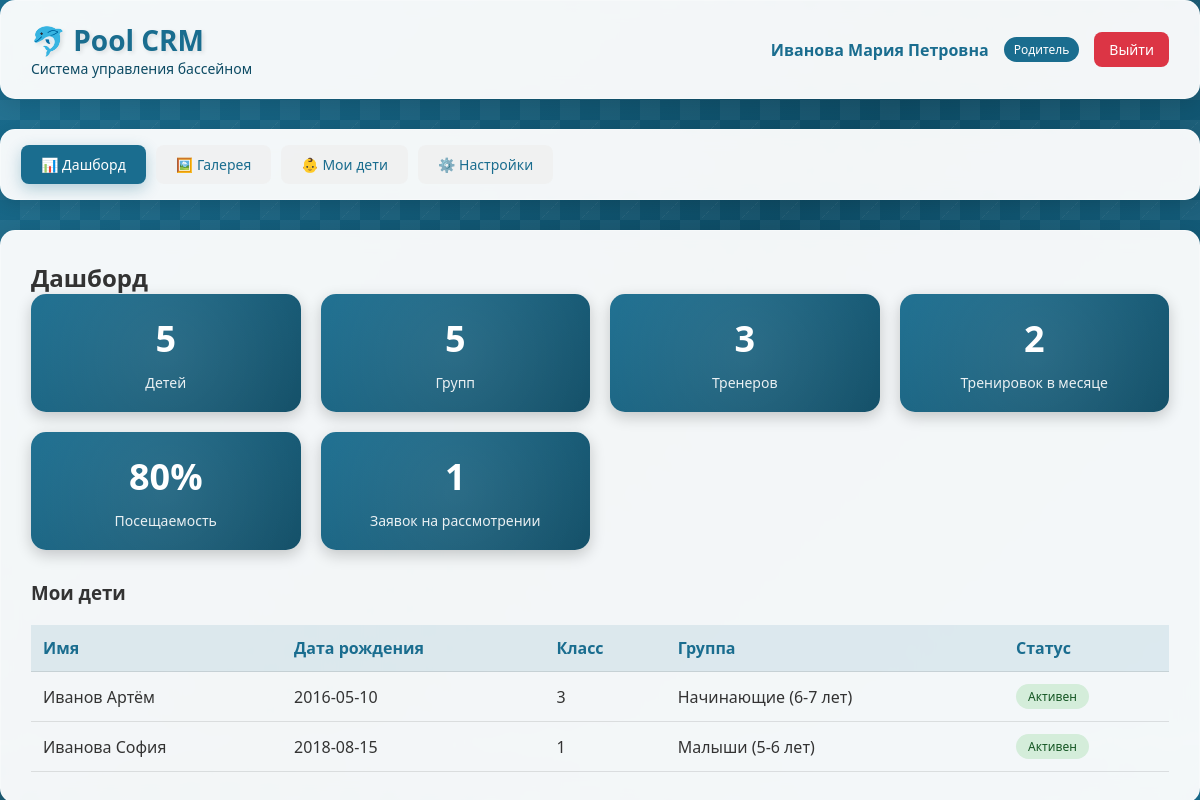
Page /dashboard (signed in) on the committed database.
### database.py (models this page shows)
class ParentDB(Base):
    __tablename__ = "parents"
    id = Column(Integer, primary_key=True, index=True)
    role = Column(SQLEnum(UserRole), default=UserRole.PARENT)
    name = Column(String, nullable=False)
    email = Column(String, unique=True, nullable=False, index=True)
    phone = Column(String)
    password = Column(String, nullable=False)
    is_vk_linked = Column(Boolean, default=False)
    vk_id = Column(Integer, unique=True, nullable=True)
    vk_link_code = Column(String(6), nullable=True)
    vk_code_expires_at = Column(DateTime, nullable=True)
    notify_absences = Column(Boolean, default=True)
    notify_reminders = Column(Boolean, default=True)
    is_active = Column(Boolean, default=True)
    created_at = Column(String, default=lambda: datetime.now().strftime("%d.%m.%Y %H:%M"))
    children = relationship("ChildDB", back_populates="parent", cascade="all, delete-orphan")
    applications = relationship("ApplicationDB", back_populates="parent")
    notifications = relationship("NotificationDB", back_populates="parent")

class ChildDB(Base):
    __tablename__ = "children"
    id = Column(Integer, primary_key=True, index=True)
    parent_id = Column(Integer, ForeignKey("parents.id"), nullable=False)
    name = Column(String, nullable=False)
    birthdate = Column(Date, nullable=False)
    class_num = Column(Integer)
    study_year = Column(Integer)
    medical_note = Column(String)
    medical_date = Column(Date)
    is_active = Column(Boolean, default=True)
    parent = relationship("ParentDB", back_populates="children")
    enrollments = relationship("EnrollmentDB", back_populates="child")
    attendances = relationship("AttendanceDB", back_populates="child")
    transfer_history = relationship("TransferHistoryDB", back_populates="child")
    transfer_requests = relationship("TransferRequestDB", back_populates="child")
    applications = relationship("ApplicationDB", back_populates="child")  # <-- ДОБАВИТЬ

class GroupDB(Base):
    __tablename__ = "groups"
    id = Column(Integer, primary_key=True, index=True)
    name = Column(String, nullable=False)
    level = Column(Integer, nullable=False)
    coach_id = Column(Integer, ForeignKey("coaches.id"))
    max_capacity = Column(Integer, default=12)
    age_tolerance = Column(Float, default=1.0)
    is_active = Column(Boolean, default=True)
    created_at = Column(String, default=lambda: datetime.now().strftime("%d.%m.%Y %H:%M"))
    coach = relationship("CoachDB", back_populates="groups")
    time_slots = relationship("TimeSlotDB", back_populates="group", cascade="all, delete-orphan")
    enrollments = relationship("EnrollmentDB", back_populates="group")
    trainings = relationship("TrainingDB", back_populates="group")
    applications = relationship("ApplicationDB", back_populates="group")
    transfer_history_from = relationship("TransferHistoryDB", foreign_keys="TransferHistoryDB.from_group_id", back_populates="from_group")
    transfer_history_to = relationship("TransferHistoryDB", foreign_keys="TransferHistoryDB.to_group_id", back_populates="to_group")
    transfer_requests_from = relationship("TransferRequestDB", foreign_keys="TransferRequestDB.from_group_id", back_populates="from_group")
    transfer_requests_to = relationship("TransferRequestDB", foreign_keys="TransferRequestDB.suggested_group_id", back_populates="suggested_group")

### main.py (the view)
@app.get("/dashboard", response_class=HTMLResponse)
async def dashboard(request: Request, db: Session = Depends(get_db)):
    user = get_current_user(request, db)
    if not user:
        return RedirectResponse(url="/login")
    children_count = db.query(ChildDB).filter(ChildDB.is_active == True).count()
    groups_count = db.query(GroupDB).filter(GroupDB.is_active == True).count()
    coaches_count = db.query(CoachDB).filter(CoachDB.is_active == True).count()
    today = date.today()
    trainings_this_month = db.query(TrainingDB).filter(
        TrainingDB.date >= date(today.year, today.month, 1),
        TrainingDB.date <= date(today.year, today.month, 28)
    ).count()
    attendances = db.query(AttendanceDB).filter(AttendanceDB.status == AttendanceStatus.PRESENT).count()
    total_attendances = db.query(AttendanceDB).count()
    attendance_rate = round((attendances / total_attendances * 100) if total_attendances > 0 else 0)
    pending_applications = db.query(ApplicationDB).filter(
        ApplicationDB.status.in_([ApplicationStatus.NEW, ApplicationStatus.ON_REVIEW])
    ).count()
    stats = {
        "children": children_count,
        "groups": groups_count,
        "coaches": coaches_count,
        "trainings_this_month": trainings_this_month,
        "attendance_rate": attendance_rate,
        "pending_applications": pending_applications
    }
    user_children = []
    if user["role"] == "parent":
        children = db.query(ChildDB).filter(ChildDB.parent_id == user["id"], ChildDB.is_active == True).all()
        for child in children:
            enrollment = db.query(EnrollmentDB).filter(
                EnrollmentDB.child_id == child.id,
                EnrollmentDB.status == EnrollmentStatus.ACTIVE
            ).first()
            user_children.append({
                "id": child.id,
                "name": child.name,
                "birthdate": child.birthdate,
                "class_num": child.class_num,
                "group_name": enrollment.group.name if enrollment else None,
                "is_active": child.is_active
            })
    user["children"] = user_children
    return templates.TemplateResponse(
        name = "dashboard.html",
        request = request,
        context = {
        "request": request,
        "user": user,
        "stats": stats
    })

### templates/dashboard.html (shortened to what this page needs)
{% extends "base.html" %}
{% block content %}
<div class="header">
    <div class="logo">
        <h1>🐬 Pool CRM</h1>
        <p>Система управления бассейном</p>
    </div>
    <div class="user-info">
        <span class="user-name">{{ user.name }}</span>
        <span class="user-role">
            {% if user.role == 'admin' %}Администратор
            {% elif user.role == 'coach' %}Тренер
            {% else %}Родитель{% endif %}
        </span>
        <a href="/logout" class="logout-btn">Выйти</a>
    </div>
</div>
<div class="nav-menu">
    <a href="/dashboard" class="nav-link active">📊 Дашборд</a>
    <a href="/gallery" class="nav-link">🖼️ Галерея</a>
    {% if user.role == 'parent' %}
    <a href="/children" class="nav-link">👶 Мои дети</a>
    <a href="/profile" class="nav-link">⚙️ Настройки</a>
    {% endif %}
</div>
<div class="content">
    <h2>Дашборд</h2>
    <div class="stats-grid">
        <div class="stat-card">
            <div class="stat-number">{{ stats.children }}</div>
            <div class="stat-label">Детей</div>
        </div>
        <div class="stat-card">
            <div class="stat-number">{{ stats.groups }}</div>
            <div class="stat-label">Групп</div>
        </div>
        <div class="stat-card">
            <div class="stat-number">{{ stats.coaches }}</div>
            <div class="stat-label">Тренеров</div>
        </div>
        <div class="stat-card">
            <div class="stat-number">{{ stats.trainings_this_month }}</div>
            <div class="stat-label">Тренировок в месяце</div>
        </div>
        <div class="stat-card">
            <div class="stat-number">{{ stats.attendance_rate }}%</div>
            <div class="stat-label">Посещаемость</div>
        </div>
        <div class="stat-card">
            <div class="stat-number">{{ stats.pending_applications }}</div>
            <div class="stat-label">Заявок на рассмотрении</div>
        </div>
    </div>
    {% if user.role == 'parent' and user.children %}
    <h3>Мои дети</h3>
    <table class="data-table">
        <thead>
            <tr>
                <th>Имя</th>
                <th>Дата рождения</th>
                <th>Класс</th>
                <th>Группа</th>
                <th>Статус</th>
            </tr>
        </thead>
        <tbody>
            {% for child in user.children %}
            <tr>
                <td>{{ child.name }}</td>
                <td>{{ child.birthdate }}</td>
                <td>{{ child.class_num or '-' }}</td>
                <td>{{ child.group_name or 'Не назначен' }}</td>
                <td>
                    <span class="status-badge {% if child.is_active %}status-active{% else %}status-completed{% endif %}">
                        {% if child.is_active %}Активен{% else %}Неактивен{% endif %}
                    </span>
                </td>
            </tr>
            {% endfor %}
        </tbody>
    </table>
    {% endif %}
</div>
{% endblock %}

### templates/base.html (shortened to what this page needs)
<!DOCTYPE html>
<html lang="ru">
<head>
    <link rel="stylesheet" href="/static/style.css">
</head>
<body>
    <div class="background-pool">
        <div class="bubbles"></div>
    </div>
    {% block content %}{% endblock %}
</body>
</html>

### static/style.css (style rules this page uses)
* { margin: 0; padding: 0; box-sizing: border-box; }
body { font-family: 'Segoe UI', Tahoma, Geneva, Verdana, sans-serif; min-height: 100vh; color: #333; position: relative; overflow-x: hidden; }
.background-pool { position: fixed; top: 0; left: 0; width: 100%; height: 100%; z-index: -1; overflow: hidden; }
.bubbles { position: absolute; width: 100%; height: 100%; overflow: hidden; }
.header { background: rgba(255, 255, 255, 0.95); backdrop-filter: blur(10px); border-radius: 15px; padding: 20px 30px; margin-bottom: 30px; box-shadow: 0 5px 20px rgba(0,0,0,0.1); display: flex; justify-content: space-between; align-items: center; flex-wrap: wrap; border: 1px solid rgba(255, 255, 255, 0.3); }
.logo h1 { color: #1a6d8f; font-size: 28px; text-shadow: 2px 2px 4px rgba(0,0,0,0.1); }
.logo p { color: #0d4b64; font-size: 14px; }
.user-info { display: flex; align-items: center; gap: 15px; }
.user-name { font-weight: 600; color: #1a6d8f; }
.user-role { background: #1a6d8f; color: white; padding: 4px 10px; border-radius: 20px; font-size: 12px; }
.logout-btn { background: #dc3545; color: white; border: none; padding: 8px 15px; border-radius: 8px; cursor: pointer; text-decoration: none; font-size: 14px; transition: all 0.3s; }
.nav-menu { background: rgba(255, 255, 255, 0.95); backdrop-filter: blur(10px); border-radius: 15px; padding: 15px 20px; margin-bottom: 30px; box-shadow: 0 5px 15px rgba(0,0,0,0.1); display: flex; gap: 10px; flex-wrap: wrap; border: 1px solid rgba(255, 255, 255, 0.3); }
.nav-link { background: rgba(240, 240, 240, 0.8); border: none; padding: 10px 20px; border-radius: 8px; cursor: pointer; text-decoration: none; color: #1a6d8f; font-size: 14px; font-weight: 500; transition: all 0.3s; }
.nav-link.active { background: #1a6d8f; color: white; box-shadow: 0 5px 15px rgba(26, 109, 143, 0.3); }
.content { background: rgba(255, 255, 255, 0.95); backdrop-filter: blur(10px); border-radius: 15px; padding: 30px; box-shadow: 0 5px 20px rgba(0,0,0,0.1); min-height: 500px; border: 1px solid rgba(255, 255, 255, 0.3); }
.stats-grid { display: grid; grid-template-columns: repeat(auto-fit, minmax(250px, 1fr)); gap: 20px; margin-bottom: 30px; }
.stat-card { background: linear-gradient(135deg, #1a6d8f 0%, #0d4b64 100%); color: white; padding: 20px; border-radius: 15px; text-align: center; transition: all 0.3s; box-shadow: 0 5px 15px rgba(0,0,0,0.2); position: relative; overflow: hidden; }
.stat-card::before { content: ''; position: absolute; top: -50%; left: -50%; width: 200%; height: 200%; background: radial-gradient(circle, rgba(255,255,255,0.1) 0%, transparent 70%); animation: cardShine 4s linear infinite; }
.stat-number { font-size: 36px; font-weight: bold; margin-bottom: 10px; }
.stat-label { font-size: 14px; opacity: 0.9; }
.data-table { width: 100%; border-collapse: collapse; margin-top: 20px; }
.data-table th, .data-table td { padding: 12px; text-align: left; border-bottom: 1px solid rgba(0,0,0,0.1); }
.data-table th { background: rgba(26, 109, 143, 0.1); font-weight: 600; color: #1a6d8f; }
.status-badge { display: inline-block; padding: 4px 12px; border-radius: 20px; font-size: 12px; font-weight: 500; }
.status-active { background: #d4edda; color: #155724; }

### rows in the picture
ParentDB: name "Иванова Мария Петровна"
ChildDB: name "Иванов Артём", birthdate "2016-05-10"
GroupDB: name "Начинающие (6-7 лет)"
ChildDB: name "Иванова София", birthdate "2018-08-15"
GroupDB: name "Малыши (5-6 лет)"

### other values in the picture
{{ stats.children }} "5"
{{ stats.groups }} "5"
{{ stats.coaches }} "3"
{{ stats.trainings_this_month }} "2"
{{ stats.attendance_rate }} "80"
{{ stats.pending_applications }} "1"
{{ child.class_num or '-' }} "3" "1"
